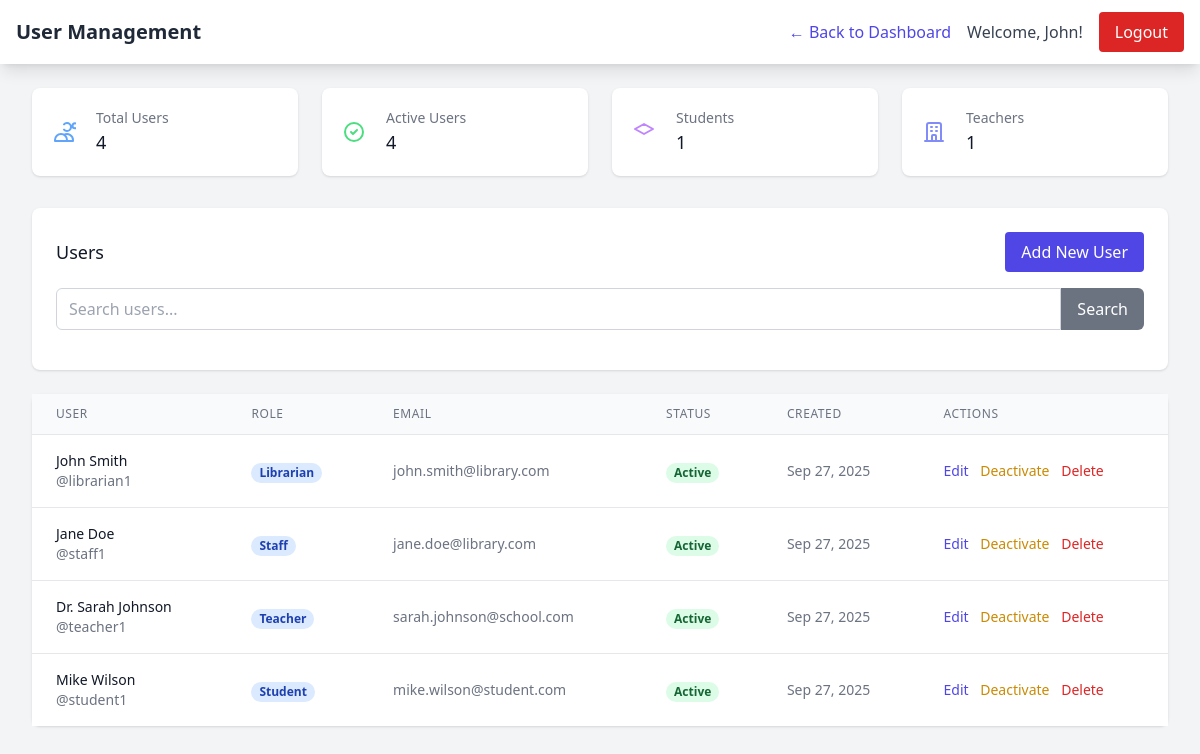
/admin/user_management.php (signed in), run on the app's committed database.
### tables this page shows
CREATE TABLE users (
    id INT AUTO_INCREMENT PRIMARY KEY,
    username VARCHAR(50) UNIQUE NOT NULL,
    password VARCHAR(255) NOT NULL,
    role ENUM('student', 'teacher', 'librarian', 'staff') NOT NULL,
    first_name VARCHAR(100) NOT NULL,
    last_name VARCHAR(100) NOT NULL,
    email VARCHAR(100),
    is_active BOOLEAN DEFAULT TRUE,
    created_at TIMESTAMP DEFAULT CURRENT_TIMESTAMP
);

### config/user_manager.php (called while the page is built, shortened)
<?php
require_once 'database.php';
class UserManager {
    private $db;
    public function __construct() {
        $database = new Database();
        $this->db = $database->getConnection();
    }
    public function getUsers($page = 1, $limit = 10, $search = '') {
        $offset = ($page - 1) * $limit;
        $whereClause = '';
        $params = [];
        $countQuery = "SELECT COUNT(*) as total FROM users {$whereClause}";
        $stmt = $this->db->prepare($countQuery);
        $stmt->execute($params);
        $total = $stmt->fetch(PDO::FETCH_ASSOC)['total'];
        $query = "SELECT id, username, role, first_name, last_name, email, is_active, created_at
                  FROM users {$whereClause}
                  ORDER BY created_at DESC
                  LIMIT {$limit} OFFSET {$offset}";
        $stmt = $this->db->prepare($query);
        $stmt->execute($params);
        $users = $stmt->fetchAll(PDO::FETCH_ASSOC);
        return [
            'users' => $users,
            'total' => $total,
            'page' => $page,
            'limit' => $limit,
            'total_pages' => ceil($total / $limit)
        ];
    }
    public function getUserStatistics() {
        $query = "SELECT
                    COUNT(*) as total_users,
                    SUM(CASE WHEN is_active = 1 THEN 1 ELSE 0 END) as active_users,
                    SUM(CASE WHEN is_active = 0 THEN 1 ELSE 0 END) as inactive_users,
                    SUM(CASE WHEN role = 'student' THEN 1 ELSE 0 END) as students,
                    SUM(CASE WHEN role = 'teacher' THEN 1 ELSE 0 END) as teachers,
                    SUM(CASE WHEN role = 'librarian' THEN 1 ELSE 0 END) as librarians,
                    SUM(CASE WHEN role = 'staff' THEN 1 ELSE 0 END) as staff
                  FROM users";
        $stmt = $this->db->prepare($query);
        $stmt->execute();
        return $stmt->fetch(PDO::FETCH_ASSOC);
    }
}
?>

### config/database.php (called while the page is built, shortened)
<?php
class Database {
    private $host = 'localhost';
    private $db_name = 'smart_library';
    private $username = 'root';
    private $password = '';
    public function getConnection() {
        $this->conn = null;
        try {
            $this->conn = new PDO(
                "mysql:host=" . $this->host . ";dbname=" . $this->db_name,
                $this->username,
                $this->password
            );
            $this->conn->setAttribute(PDO::ATTR_ERRMODE, PDO::ERRMODE_EXCEPTION);
        } catch(PDOException $exception) {
            echo "Connection error: " . $exception->getMessage();
        }
        return $this->conn;
    }
}
?>

### admin/user_management.php (the view, shortened to what this page needs)
<?php
require_once '../config/database.php';
require_once '../config/user_manager.php';
$userManager = new UserManager();
$page = $_GET['page'] ?? 1;
$search = $_GET['search'] ?? '';
$usersData = $userManager->getUsers($page, 10, $search);
$users = $usersData['users'];
$stats = $userManager->getUserStatistics();
?>
<!DOCTYPE html>
<html lang="en">
<head>
    <script src="https://cdn.tailwindcss.com"></script>
    <link href="https://cdn.jsdelivr.net/npm/flowbite@2.2.1/dist/flowbite.min.css" rel="stylesheet" />
</head>
<body class="bg-gray-100">
    <nav class="bg-white shadow-lg">
        <div class="max-w-7xl mx-auto px-4">
            <div class="flex justify-between h-16">
                <div class="flex items-center">
                    <h1 class="text-xl font-semibold text-gray-800">User Management</h1>
                </div>
                <div class="flex items-center space-x-4">
                    <a href="../<?php echo $_SESSION['role']; ?>/dashboard.php" class="text-indigo-600 hover:text-indigo-900">← Back to Dashboard</a>
                    <span class="text-gray-700">Welcome, <?php echo htmlspecialchars($_SESSION['first_name']); ?>!</span>
                    <a href="../logout.php" class="bg-red-600 text-white px-4 py-2 rounded hover:bg-red-700">Logout</a>
                </div>
            </div>
        </div>
    </nav>
    <div class="max-w-7xl mx-auto py-6 sm:px-6 lg:px-8">
        <div class="grid grid-cols-1 md:grid-cols-4 gap-6 mb-8">
            <div class="bg-white overflow-hidden shadow rounded-lg">
                <div class="p-5">
                    <div class="flex items-center">
                        <div class="flex-shrink-0">
                            <svg class="h-6 w-6 text-blue-400" fill="none" viewBox="0 0 24 24" stroke="currentColor">
                                <path stroke-linecap="round" stroke-linejoin="round" stroke-width="2" d="M12 4.354a4 4 0 110 5.292M15 21H3v-1a6 6 0 0112 0v1zm0 0h6v-1a6 6 0 00-9-5.197m13.5-9a2.5 2.5 0 11-5 0 2.5 2.5 0 015 0z" />
                            </svg>
                        </div>
                        <div class="ml-5 w-0 flex-1">
                            <dl>
                                <dt class="text-sm font-medium text-gray-500 truncate">Total Users</dt>
                                <dd class="text-lg font-medium text-gray-900"><?php echo $stats['total_users']; ?></dd>
                            </dl>
                        </div>
                    </div>
                </div>
            </div>
            <div class="bg-white overflow-hidden shadow rounded-lg">
                <div class="p-5">
                    <div class="flex items-center">
                        <div class="flex-shrink-0">
                            <svg class="h-6 w-6 text-green-400" fill="none" viewBox="0 0 24 24" stroke="currentColor">
                                <path stroke-linecap="round" stroke-linejoin="round" stroke-width="2" d="M9 12l2 2 4-4m6 2a9 9 0 11-18 0 9 9 0 0118 0z" />
                            </svg>
                        </div>
                        <div class="ml-5 w-0 flex-1">
                            <dl>
                                <dt class="text-sm font-medium text-gray-500 truncate">Active Users</dt>
                                <dd class="text-lg font-medium text-gray-900"><?php echo $stats['active_users']; ?></dd>
                            </dl>
                        </div>
                    </div>
                </div>
            </div>
            <div class="bg-white overflow-hidden shadow rounded-lg">
                <div class="p-5">
                    <div class="flex items-center">
                        <div class="flex-shrink-0">
                            <svg class="h-6 w-6 text-purple-400" fill="none" viewBox="0 0 24 24" stroke="currentColor">
                                <path stroke-linecap="round" stroke-linejoin="round" stroke-width="2" d="M12 14l9-5-9-5-9 5 9 5z" />
                            </svg>
                        </div>
                        <div class="ml-5 w-0 flex-1">
                            <dl>
                                <dt class="text-sm font-medium text-gray-500 truncate">Students</dt>
                                <dd class="text-lg font-medium text-gray-900"><?php echo $stats['students']; ?></dd>
                            </dl>
                        </div>
                    </div>
                </div>
            </div>
            <div class="bg-white overflow-hidden shadow rounded-lg">
                <div class="p-5">
                    <div class="flex items-center">
                        <div class="flex-shrink-0">
                            <svg class="h-6 w-6 text-indigo-400" fill="none" viewBox="0 0 24 24" stroke="currentColor">
                                <path stroke-linecap="round" stroke-linejoin="round" stroke-width="2" d="M19 21V5a2 2 0 00-2-2H7a2 2 0 00-2 2v16m14 0h2m-2 0h-5m-9 0H3m2 0h5M9 7h1m-1 4h1m4-4h1m-1 4h1m-5 10v-5a1 1 0 011-1h2a1 1 0 011 1v5m-4 0h4" />
                            </svg>
                        </div>
                        <div class="ml-5 w-0 flex-1">
                            <dl>
                                <dt class="text-sm font-medium text-gray-500 truncate">Teachers</dt>
                                <dd class="text-lg font-medium text-gray-900"><?php echo $stats['teachers']; ?></dd>
                            </dl>
                        </div>
                    </div>
                </div>
            </div>
        </div>
        <div class="bg-white shadow rounded-lg p-6 mb-6">
            <div class="flex justify-between items-center mb-4">
                <h2 class="text-lg font-medium text-gray-900">Users</h2>
                <button onclick="openCreateModal()" class="bg-indigo-600 text-white px-4 py-2 rounded hover:bg-indigo-700">
                    Add New User
                </button>
            </div>
            <form method="GET" class="mb-4">
                <div class="flex">
                    <input type="text" name="search" value="<?php echo htmlspecialchars($search); ?>"
                           placeholder="Search users..."
                           class="flex-1 px-3 py-2 border border-gray-300 rounded-l-md focus:outline-none focus:ring-indigo-500 focus:border-indigo-500">
                    <button type="submit" class="bg-gray-500 text-white px-4 py-2 rounded-r-md hover:bg-gray-600">
                        Search
                    </button>
                </div>
            </form>
        </div>
        <div class="bg-white shadow rounded-lg">
            <div class="overflow-x-auto">
                <table class="min-w-full divide-y divide-gray-200">
                    <thead class="bg-gray-50">
                        <tr>
                            <th class="px-6 py-3 text-left text-xs font-medium text-gray-500 uppercase tracking-wider">User</th>
                            <th class="px-6 py-3 text-left text-xs font-medium text-gray-500 uppercase tracking-wider">Role</th>
                            <th class="px-6 py-3 text-left text-xs font-medium text-gray-500 uppercase tracking-wider">Email</th>
                            <th class="px-6 py-3 text-left text-xs font-medium text-gray-500 uppercase tracking-wider">Status</th>
                            <th class="px-6 py-3 text-left text-xs font-medium text-gray-500 uppercase tracking-wider">Created</th>
                            <th class="px-6 py-3 text-left text-xs font-medium text-gray-500 uppercase tracking-wider">Actions</th>
                        </tr>
                    </thead>
                    <tbody class="bg-white divide-y divide-gray-200">
                        <?php foreach ($users as $user): ?>
                        <tr>
                            <td class="px-6 py-4 whitespace-nowrap">
                                <div class="text-sm font-medium text-gray-900">
                                    <?php echo htmlspecialchars($user['first_name'] . ' ' . $user['last_name']); ?>
                                </div>
                                <div class="text-sm text-gray-500">
                                    @<?php echo htmlspecialchars($user['username']); ?>
                                </div>
                            </td>
                            <td class="px-6 py-4 whitespace-nowrap">
                                <span class="px-2 inline-flex text-xs leading-5 font-semibold rounded-full bg-blue-100 text-blue-800">
                                    <?php echo ucfirst($user['role']); ?>
                                </span>
                            </td>
                            <td class="px-6 py-4 whitespace-nowrap text-sm text-gray-500">
                                <?php echo htmlspecialchars($user['email']); ?>
                            </td>
                            <td class="px-6 py-4 whitespace-nowrap">
                                <span class="px-2 inline-flex text-xs leading-5 font-semibold rounded-full
                                    <?php echo $user['is_active'] ? 'bg-green-100 text-green-800' : 'bg-red-100 text-red-800'; ?>">
                                    <?php echo $user['is_active'] ? 'Active' : 'Inactive'; ?>
                                </span>
                            </td>
                            <td class="px-6 py-4 whitespace-nowrap text-sm text-gray-500">
                                <?php echo date('M d, Y', strtotime($user['created_at'])); ?>
                            </td>
                            <td class="px-6 py-4 whitespace-nowrap text-sm font-medium space-x-2">
                                <button onclick="openEditModal(<?php echo $user['id']; ?>, '<?php echo htmlspecialchars($user['first_name']); ?>', '<?php echo htmlspecialchars($user['last_name']); ?>', '<?php echo htmlspecialchars($user['username']); ?>', '<?php echo htmlspecialchars($user['email']); ?>', '<?php echo $user['role']; ?>', <?php echo $user['is_active'] ? 'true' : 'false'; ?>)"
                                        class="text-indigo-600 hover:text-indigo-900">Edit</button>
                                <form method="POST" class="inline">
                                    <button type="submit" class="text-yellow-600 hover:text-yellow-900">
                                        <?php echo $user['is_active'] ? 'Deactivate' : 'Activate'; ?>
                                    </button>
                                </form>
                                <button onclick="deleteUser(<?php echo $user['id']; ?>)"
                                        class="text-red-600 hover:text-red-900">Delete</button>
                            </td>
                        </tr>
                        <?php endforeach; ?>
                    </tbody>
                </table>
            </div>
        </div>
    </div>
</body>
</html>

### data on the page
users: first_name+last_name "John Smith", username "librarian1", role "Librarian", email "john.smith@library.com", is_active "Active", created_at "Sep 27, 2025"
users: first_name+last_name "Jane Doe", username "staff1", role "Staff", email "jane.doe@library.com", is_active "Active", created_at "Sep 27, 2025"
users: first_name+last_name "Dr. Sarah Johnson", username "teacher1", role "Teacher", email "sarah.johnson@school.com", is_active "Active", created_at "Sep 27, 2025"
users: first_name+last_name "Mike Wilson", username "student1", role "Student", email "mike.wilson@student.com", is_active "Active", created_at "Sep 27, 2025"

### other printed values
$_SESSION['first_name'] "John"
$stats['total_users'] "4"
$stats['active_users'] "4"
$stats['students'] "1"
$stats['teachers'] "1"
